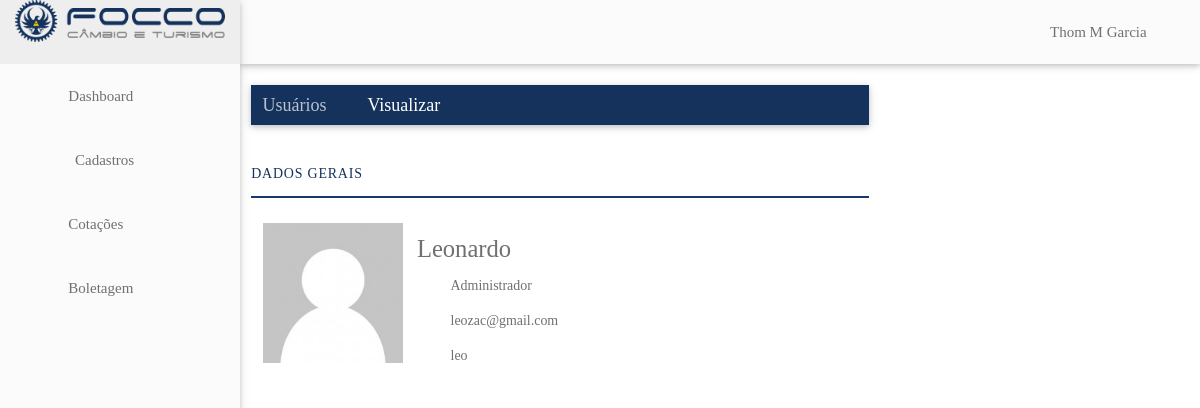
Page /dashboard/usuarios/visualizar?usuarioId=3 (signed in) on the committed database.
### tables this page shows
CREATE TABLE `usuarios` (
  `id` int(11) NOT NULL,
  `login` varchar(20) DEFAULT NULL,
  `senha` varchar(255) DEFAULT NULL,
  `tipo` int(11) DEFAULT NULL,
  `nome` varchar(100) DEFAULT NULL,
  `email` varchar(100) DEFAULT NULL,
  `telefone` varchar(25) DEFAULT NULL
);

### dashboard/usuarios/visualizar.php (the view, shortened to what this page needs)
<?php
include "../core/database.php";
include "../includes/header.php";
$sql_query = sprintf("SELECT * FROM usuarios WHERE id = %s", $_GET['usuarioId']);
$result = mysqli_query($conn, $sql_query);
$rows = array();
while($row = mysqli_fetch_array($result)) $rows[] = $row;
foreach($rows as $r){
  $nome = $r['nome'];
  $login = $r['login'];
  $email = $r['email'];
  $tipo = $r['tipo'];
}
?>
<main class="users">
  <div class="row">
    <div class="col s8">
      <br>
      <nav class="bg-blue">
        <div class="nav-wrapper">
          <div class="col s12">
            <a href="/dashboard/usuarios/" class="breadcrumb">Usuários</a>
            <a href="#!" class="breadcrumb">Visualizar</a>
          </div>
        </div>
      </nav>
      <div class="spacing"></div>
      <ul class="tabs">
        <li class="tab col s3"><a class="active left-align" href="#general-data">Dados Gerais</a></li>
      </ul>
      <div class="spacing"></div>
      <div id="general-data">
        <div class="col s3">
          <div class="profile-user">
            <div class="profile-img">
              <img class="materialboxed" src="../images/user_placeholder.png">
            </div>
          </div>
        </div>
        <div class="col s7">
          <h5><?php echo $nome ?></h5>
          <p>
            <i class="material-icons left">&#xE851;</i>
            <span><?php echo $tipo == 2 ? "Administrador" : "Usuário Simples" ?></span>
          </p>
          <p>
            <i class="material-icons left">&#xE158;</i>
            <span><?php echo $email ?></span>
          </p>
          <p>
            <i class="material-icons left">&#xE86F;</i>
            <span><?php echo $login ?></span>
          </p>
        </div>
      </div>
    </div>
  </div>
</main>
<?php
include "../includes/footer.php";
?>

### dashboard/includes/header.php (style rules this page uses)
body { font-size: 0.93em; }

### rows in the picture
usuarios: nome "Leonardo", email "leozac@gmail.com", login "leo"

### other values in the picture
$_SESSION['currentUser']['nome'] "Thom M Garcia"
